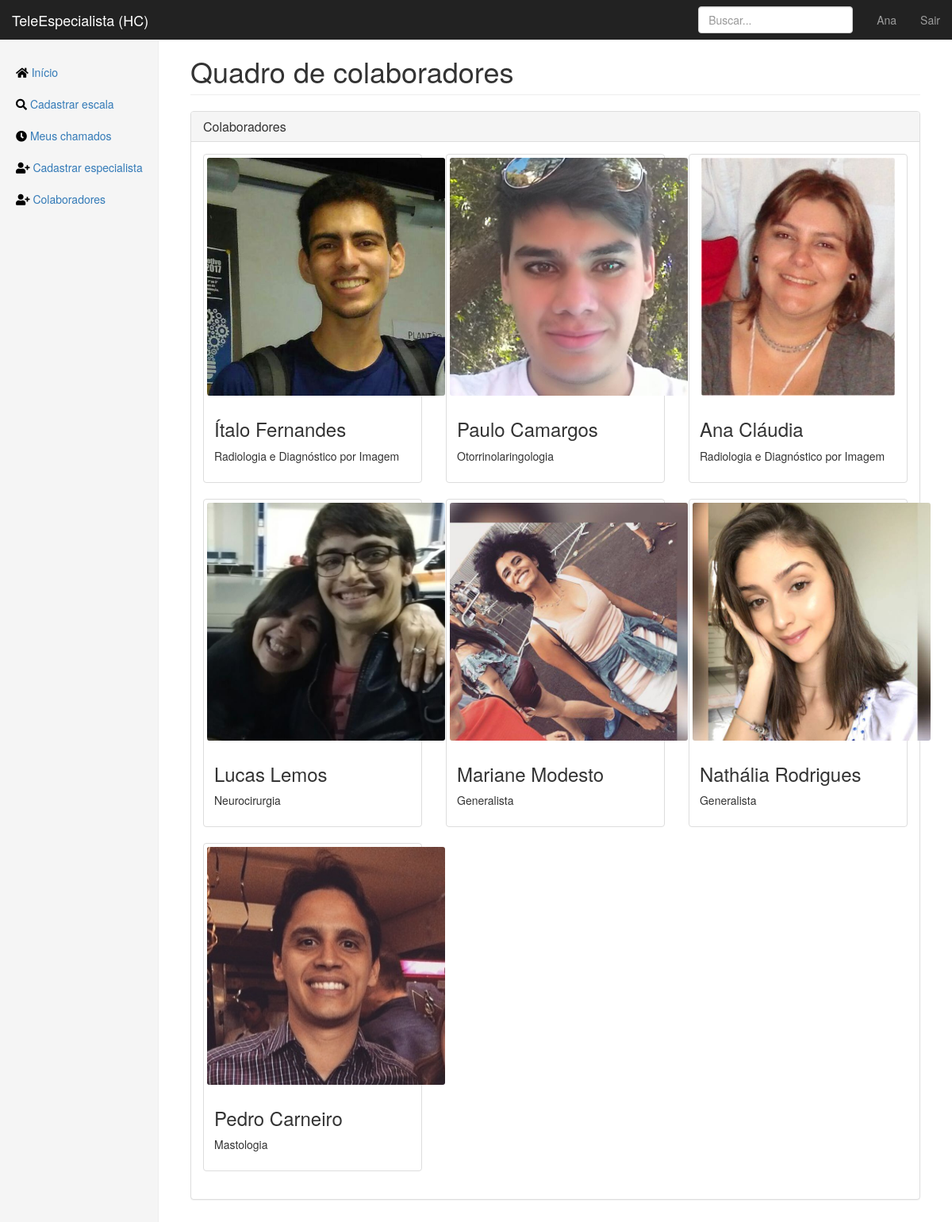
The app's page /staff (signed in) with its own data.
### app/models.py (models this page shows, shortened)
class User(db.Model, UserMixin):
    id = db.Column(db.Integer, primary_key=True)
    email = db.Column(db.String(120), unique=True, nullable=False)
    password = db.Column(db.String(64), nullable=False)
    image_file = db.Column(db.String(100))
    crm = db.Column(db.Integer, unique=True, nullable=False)
    fullname = db.Column(db.String(256), nullable=False)
    birthdate = db.Column(db.DateTime)
    birthcity = db.Column(db.String(256))
    birthstate = db.Column(db.String(2))
    rg = db.Column(db.String(12), unique=True, nullable=False)
    cpf = db.Column(db.String(12), unique=True, nullable=False)
    cep = db.Column(db.Integer)
    place = db.Column(db.String(64))
    address = db.Column(db.String(256))
    neighborhood = db.Column(db.String(128))
    city = db.Column(db.String(128))
    state = db.Column(db.String(2))
    phone_1 = db.Column(db.String(16), nullable=False)
    phone_2 = db.Column(db.String(16))
    specialties = db.relationship('Specialty', secondary=joinsSpecialtyUser,
    backref=db.backref('doctors', lazy='dynamic'))
    consultas = db.relationship('Consulta', secondary=joinConsultaUser,
    backref=db.backref('doctors', lazy='dynamic'))
    shifts = db.relationship('Calendar', secondary=joinCalendarUser,
    backref=db.backref('doctor', lazy='dynamic'))

class Specialty(db.Model):
    id = db.Column(db.Integer, primary_key=True)
    specialty = db.Column(db.String(64), unique=True, nullable=False)
    service_days = db.relationship('Calendar', backref='specialty')

### app/routes.py (the view)
@app.route("/staff")
@login_required
def staff():
    u = User.query.all()
    return render_template("staff.html", title="Colaboradores-TeleEspecialista", users=u)

### app/models.py (called while the page is built)
@login_manager.user_loader
def load_user(user_id):
    return User.query.get(int(user_id))

### app/templates/staff.html
{% if current_user.specialties[0].specialty == 'Geral' %}
{% extends "layout.html" %}
{% else %}
{% extends "layout_specialist.html" %}
{% endif %}
{% block content %}
<h1 class="page-header">Quadro de colaboradores</h1>
<div class="panel panel-default">
    <div class="panel-heading">
        <h3 class="panel-title">Colaboradores</h3>
    </div>
    <div class="panel-body">
        <div class="row">
            {% for u in users %}
            <div class="col-sm-6 col-md-4">
                <div class="thumbnail">
                <center>
                <img
                src="{{ url_for('static', filename='profilePics/' + u.image_file) }}"
                alt="User Picture"
                height= "300px"
                style="border-radius:1%">
                </center>
                <div class="caption">
                    <h3>{{ u.fullname }}</h3>
                    {% if u.specialties[0].specialty == 'Geral' %}
                    <p>Generalista</p>
                    {% else %}
                    <p>{{ u.specialties[0].specialty }}</p>
                    {% endif %}
                </div>
                </div>
            </div>
            {% endfor %}
        </div>
    </div>
</div>
{% endblock content %}

### app/templates/layout_specialist.html (shortened to what this page needs)
<!DOCTYPE html>
<html lang="pt-br">
<head>
    <link rel="stylesheet" href="https://use.fontawesome.com/releases/v5.0.13/css/all.css">
    <link href="{{ url_for('static', filename='css/bootstrap.min.css') }}" rel="stylesheet" type="text/css">
    <link href="{{ url_for('static', filename='css/dashboard.css') }}" rel="stylesheet" type="text/css">
    <link href="{{ url_for('static', filename='css/mainLogged.css') }}" rel="stylesheet" type="text/css">
</head>
<body>
    <nav class="navbar navbar-inverse navbar-fixed-top">
        <div class="container-fluid">
            <div class="navbar-header">
                <a class="navbar-brand" href="{{ url_for('home') }}">TeleEspecialista (HC)</a>
            </div>
            <div id="navbar" class="navbar-collapse collapse">
                <ul class="nav navbar-nav navbar-right">
                  <li><a href="{{ url_for("account") }}">{{current_user.fullname.split()[0]}}</a></li>
                    <li><a href="{{ url_for("logout") }}">Sair</a></li>
                </ul>
                <form class="navbar-form navbar-right">
                    <input type="text" class="form-control" placeholder="Buscar...">
                </form>
            </div>
        </div>
    </nav>
    <div class="container-fluid">
        <div class="row">
            <div class="col-sm-3 col-md-2 sidebar">
                <ul class="nav nav-sidebar">
                    <li><a href="{{ url_for("home") }}"> <i class="fa fa-home" style="color:black"></i>
                        Início<span class="sr-only">(current)</span></a></li>
                        <li><a href="{{ url_for("new_scale") }}"><i class="fa fa-search" style="color:black"></i>
                        Cadastrar escala</a></li>
                    <li><a href="{{ url_for("my_calls") }}"><i class="fa fa-clock" style="color:black"></i>
                        Meus chamados</a></li>
                    <li><a href="{{ url_for("register") }}"><i class="fa fa-user-plus" style="color:black"></i>
                        Cadastrar especialista</a></li>
                    <li><a href="{{ url_for("staff") }}"><i class="fa fa-user-plus" style="color:black"></i>
                        Colaboradores</a></li>
                </ul>
            </div>
            <div class="col-sm-9 col-sm-offset-3 col-md-10 col-md-offset-2 main">
                {% block content %}
                {% endblock content %}
            </div>
        </div>
    </div>
</body>
</html>

### app/static/css/dashboard.css (style rules this page uses)
body { padding-top: 50px; }
.navbar-fixed-top { border: 0; }
.sidebar { display: none; }
@media (min-width: 768px) { .sidebar { position: fixed; top: 51px; bottom: 0; left: 0; z-index: 1000; display: block; padding: 20px; overflow-x: hidden; overflow-y: auto; background-color: #f5f5f5; border-right: 1px solid #eee; } }
.nav-sidebar { margin-right: -21px; margin-bottom: 20px; margin-left: -20px; }
.nav-sidebar > li > a { padding-right: 20px; padding-left: 20px; }
.main { padding: 20px; }
@media (min-width: 768px) { .main { padding-right: 40px; padding-left: 40px; } }
.main .page-header { margin-top: 0; }

### app/static/css/mainLogged.css (style rules this page uses)
.thumbnail p, .thumbnail h4 { white-space: nowrap; text-overflow: ellipsis; overflow: hidden; }

### records on screen
User: fullname "Ana", image_file (picture), fullname "Ana Cláudia", specialty "Radiologia e Diagnóstico por Imagem"
User: image_file (picture), fullname "Ítalo Fernandes", specialty "Radiologia e Diagnóstico por Imagem"
User: image_file (picture), fullname "Paulo Camargos", specialty "Otorrinolaringologia"
User: image_file (picture), fullname "Lucas Lemos", specialty "Neurocirurgia"
User: image_file (picture), fullname "Mariane Modesto", shows "Generalista"
User: image_file (picture), fullname "Nathália Rodrigues", shows "Generalista"
User: image_file (picture), fullname "Pedro Carneiro", specialty "Mastologia"
